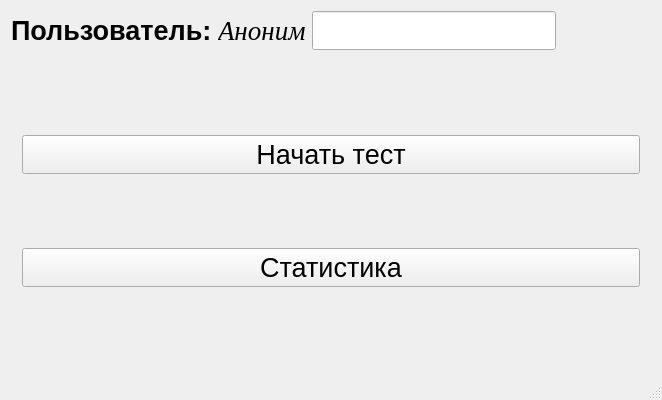
<?xml version="1.0" encoding="UTF-8"?>
<ui version="4.0">
 <class>MainWindow</class>
 <widget class="QMainWindow" name="MainWindow">
  <property name="geometry">
   <rect>
    <x>0</x>
    <y>0</y>
    <width>662</width>
    <height>400</height>
   </rect>
  </property>
  <property name="windowTitle">
   <string>MainWindow</string>
  </property>
  <widget class="QWidget" name="centralWidget">
   <layout class="QVBoxLayout" name="verticalLayout">
    <item>
     <layout class="QHBoxLayout" name="horizontalLayout_3">
      <item>
       <widget class="QLabel" name="user">
        <property name="sizePolicy">
         <sizepolicy hsizetype="Preferred" vsizetype="Fixed">
          <horstretch>0</horstretch>
          <verstretch>0</verstretch>
         </sizepolicy>
        </property>
        <property name="font">
         <font>
          <pointsize>20</pointsize>
          <weight>75</weight>
          <bold>true</bold>
         </font>
        </property>
        <property name="text">
         <string>Пользователь:</string>
        </property>
       </widget>
      </item>
      <item>
       <widget class="QLabel" name="userNameLabel">
        <property name="sizePolicy">
         <sizepolicy hsizetype="Preferred" vsizetype="Fixed">
          <horstretch>0</horstretch>
          <verstretch>0</verstretch>
         </sizepolicy>
        </property>
        <property name="font">
         <font>
          <family>Times New Roman</family>
          <pointsize>20</pointsize>
          <italic>true</italic>
         </font>
        </property>
        <property name="text">
         <string>Аноним</string>
        </property>
       </widget>
      </item>
      <item>
       <widget class="QLineEdit" name="userNameEdit">
        <property name="sizePolicy">
         <sizepolicy hsizetype="Expanding" vsizetype="Fixed">
          <horstretch>0</horstretch>
          <verstretch>0</verstretch>
         </sizepolicy>
        </property>
        <property name="font">
         <font>
          <family>Times New Roman</family>
          <pointsize>20</pointsize>
          <weight>75</weight>
          <bold>true</bold>
         </font>
        </property>
        <property name="focusPolicy">
         <enum>Qt::StrongFocus</enum>
        </property>
       </widget>
      </item>
      <item>
       <spacer name="horizontalSpacer">
        <property name="orientation">
         <enum>Qt::Horizontal</enum>
        </property>
        <property name="sizeType">
         <enum>QSizePolicy::MinimumExpanding</enum>
        </property>
        <property name="sizeHint" stdset="0">
         <size>
          <width>40</width>
          <height>20</height>
         </size>
        </property>
       </spacer>
      </item>
     </layout>
    </item>
    <item>
     <widget class="QWidget" name="widget_2" native="true">
      <layout class="QVBoxLayout" name="verticalLayout_2">
       <item>
        <widget class="QPushButton" name="beginTest">
         <property name="font">
          <font>
           <pointsize>20</pointsize>
          </font>
         </property>
         <property name="text">
          <string>Начать тест</string>
         </property>
        </widget>
       </item>
       <item>
        <widget class="QPushButton" name="statistics">
         <property name="font">
          <font>
           <pointsize>20</pointsize>
          </font>
         </property>
         <property name="text">
          <string>Статистика</string>
         </property>
        </widget>
       </item>
      </layout>
     </widget>
    </item>
   </layout>
  </widget>
  <widget class="QMenuBar" name="menuBar">
   <property name="geometry">
    <rect>
     <x>0</x>
     <y>0</y>
     <width>662</width>
     <height>18</height>
    </rect>
   </property>
  </widget>
  <widget class="QStatusBar" name="statusBar"/>
 </widget>
 <layoutdefault spacing="6" margin="11"/>
 <resources/>
 <connections/>
</ui>
